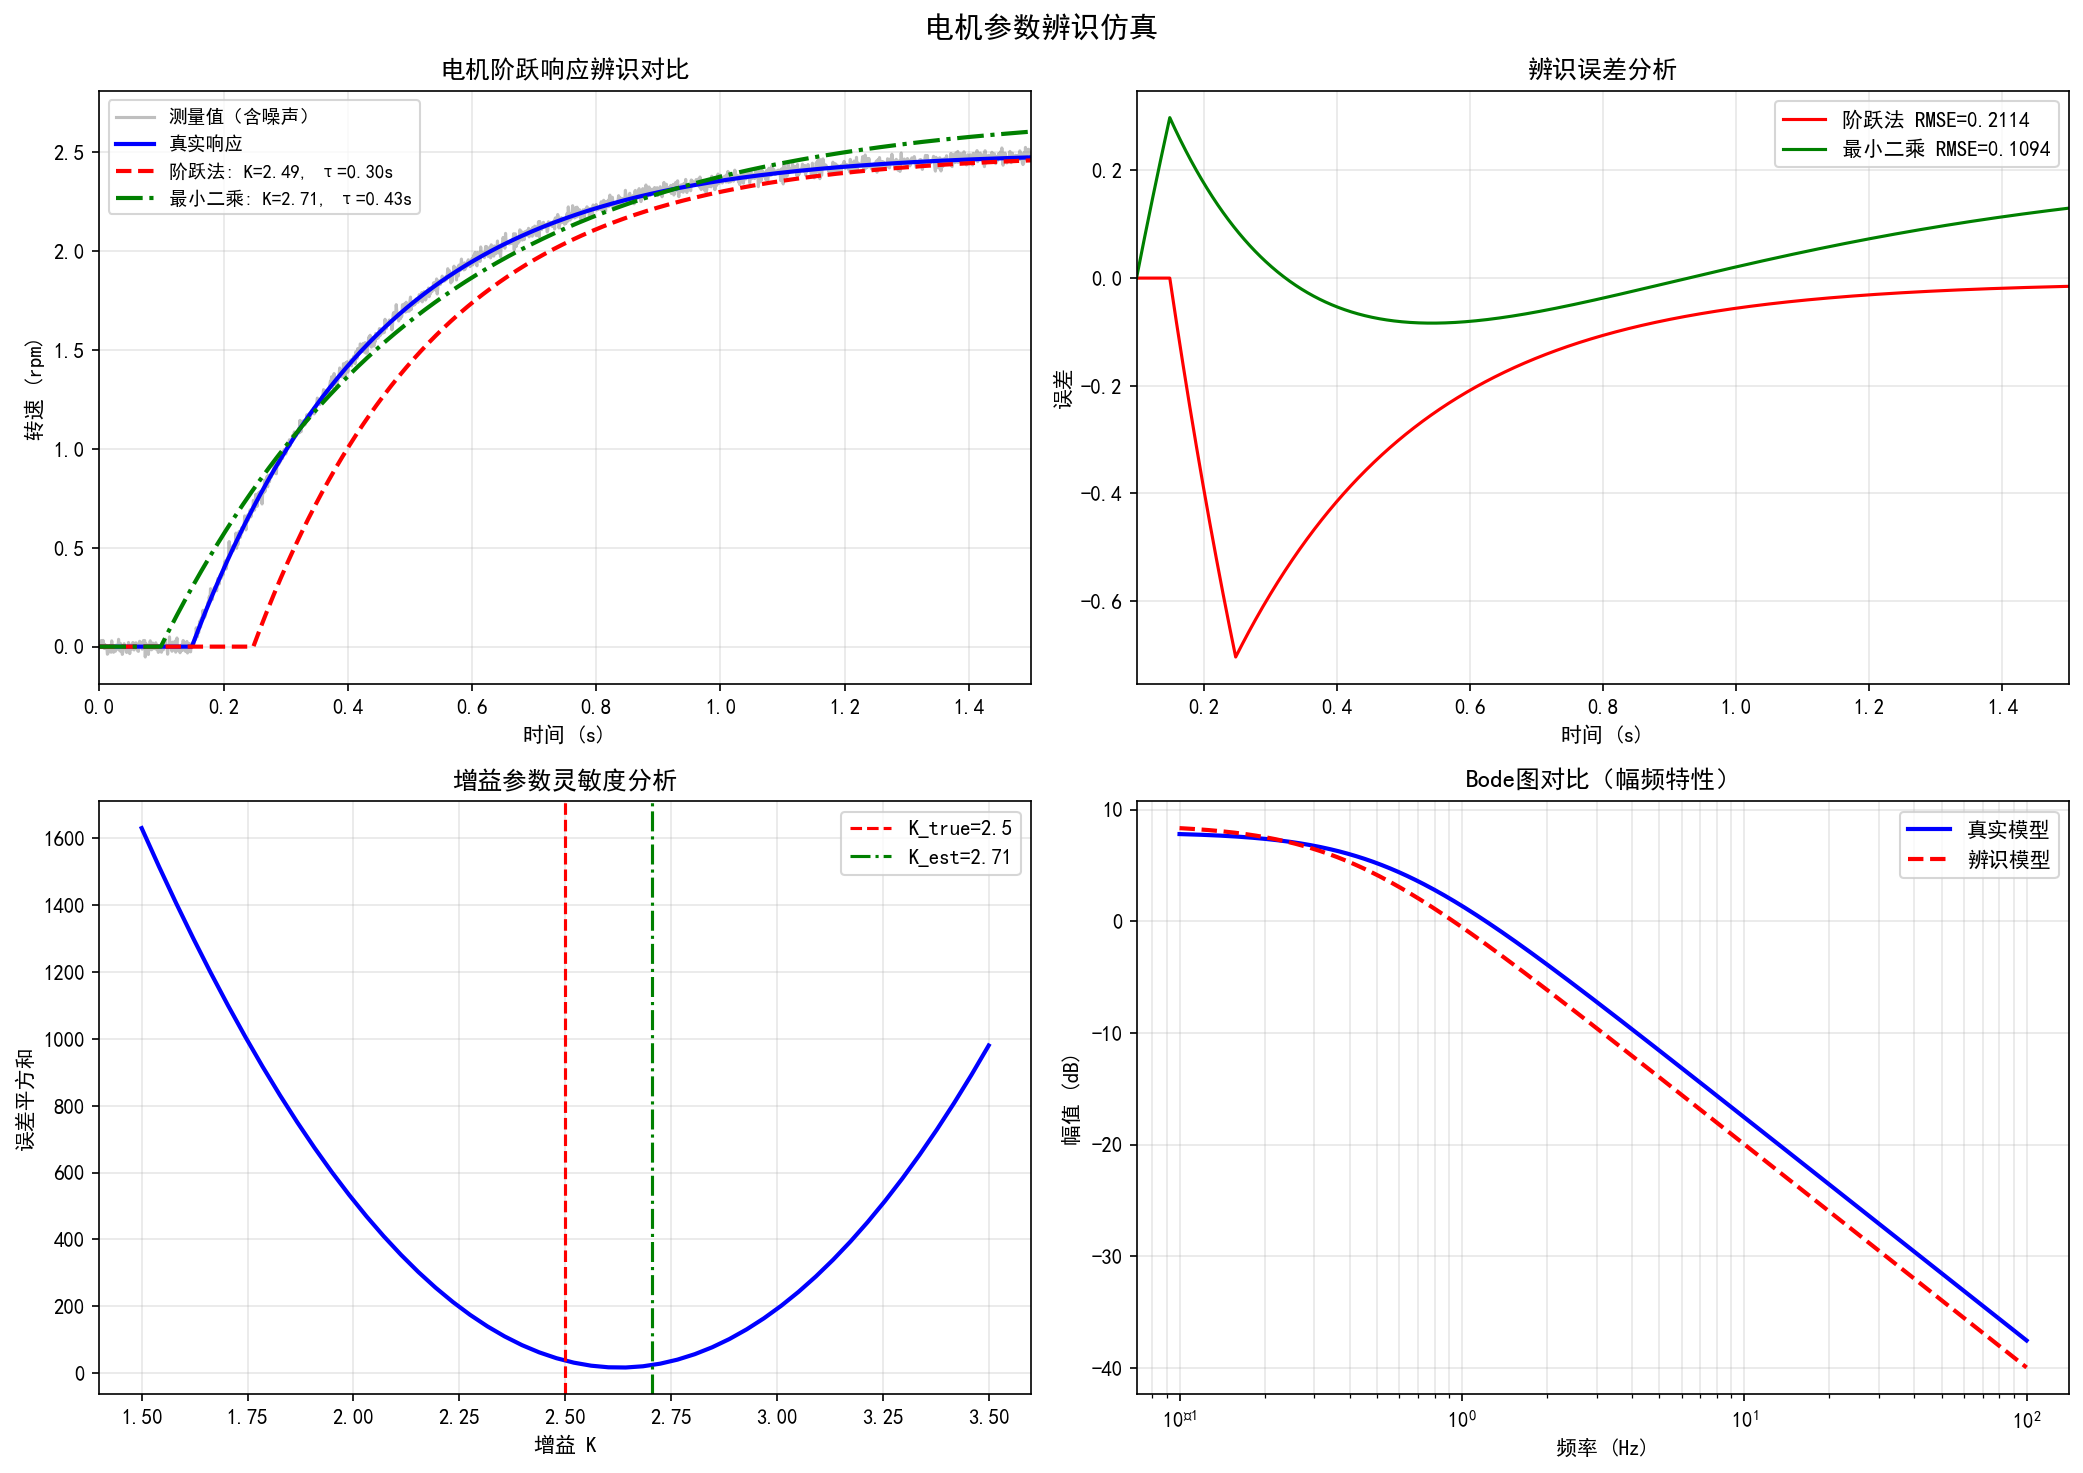

The script that saved this image:
"""
电机参数辨识仿真
方法：阶跃响应法 + 最小二乘法
应用场景：直流电机的传递函数参数辨识 K, tau, theta（增益、时间常数、延迟）
"""

import numpy as np
import matplotlib
matplotlib.use('Agg')
import matplotlib.pyplot as plt
import os
# scipy可能不可用，使用numpy实现最小二乘


def main():
    try:
        from scipy.optimize import least_squares
        HAS_SCIPY = True
    except ImportError:
        HAS_SCIPY = False

    plt.rcParams['font.sans-serif'] = ['SimHei', 'Microsoft YaHei']
    plt.rcParams['axes.unicode_minus'] = False

    # ============================================================
    # 1. 电机真实模型（一阶惯性+延迟）: G(s) = K * e^(-theta*s) / (tau*s + 1)
    # ============================================================
    K_true = 2.5      # 真实增益
    tau_true = 0.3     # 真实时间常数(s)
    theta_true = 0.05  # 真实延迟(s)

    dt = 0.001         # 采样周期(s)
    t_end = 2.0        # 仿真时长(s)
    t = np.arange(0, t_end, dt)

    # 阶跃输入（幅值1V）
    u = np.ones_like(t)
    u[t < 0.1] = 0  # 0.1s时施加阶跃

    # 模拟真实电机响应（带噪声）
    y_true = np.zeros_like(t)
    delay_steps = int(theta_true / dt)
    for i in range(1, len(t)):
        if i > delay_steps:
            y_true[i] = y_true[i-1] + dt/tau_true * (K_true * u[i-delay_steps] - y_true[i-1])

    np.random.seed(42)
    noise = np.random.normal(0, 0.02, len(t))  # 测量噪声
    y_measured = y_true + noise

    # ============================================================
    # 2. 阶跃响应法辨识（两点法）
    # ============================================================
    def step_response_identify(t, y, u_step=1.0):
        """
        阶跃响应两点法辨识一阶惯性+延迟模型
        y(t) = K*(1 - exp(-(t-theta)/tau)) * u_step
        """
        y_final = np.mean(y[-200:])           # 稳态值
        K_est = y_final / u_step               # 增益估计

        # 找到 y = 0.283*K 和 y = 0.632*K 对应的时间
        y_283 = 0.283 * y_final
        y_632 = 0.632 * y_final

        idx_283 = np.argmax(y > y_283)
        idx_632 = np.argmax(y > y_632)
        t_283 = t[idx_283]
        t_632 = t[idx_632]

        tau_est = 1.5 * (t_632 - t_283)
        theta_est = t_632 - tau_est

        return K_est, tau_est, max(theta_est, 0)

    K_s, tau_s, theta_s = step_response_identify(t, y_measured)
    print(f"[阶跃响应法] K={K_s:.3f}, tau={tau_s:.3f}s, theta={theta_s:.3f}s")
    print(f"  真实值:      K={K_true:.3f}, tau={tau_true:.3f}s, theta={theta_true:.3f}s")

    # ============================================================
    # 3. 最小二乘法辨识（ARX模型）
    # ============================================================
    def simulate_first_order(params, t, u, dt):
        """根据参数模拟一阶响应"""
        K, tau, theta = params
        y = np.zeros_like(t)
        delay_steps = max(int(theta / dt), 0)
        for i in range(1, len(t)):
            if i > delay_steps:
                y[i] = y[i-1] + dt/tau * (K * u[i-delay_steps] - y[i-1])
        return y

    def residual(params, t, u, y_meas, dt):
        """残差函数"""
        y_sim = simulate_first_order(params, t, u, dt)
        return y_sim - y_meas

    # 初始猜测
    x0 = [2.0, 0.2, 0.03]
    bounds_lo = [0.1, 0.01, 0.0]
    bounds_hi = [10.0, 2.0, 0.5]

    if HAS_SCIPY:
        result = least_squares(residual, x0, bounds=(bounds_lo, bounds_hi), args=(t, u, y_measured, dt))
        K_ls, tau_ls, theta_ls = result.x
    else:
        # 简单网格搜索替代最小二乘
        best_sse = float('inf')
        best_params = x0
        for K_try in np.linspace(bounds_lo[0], bounds_hi[0], 20):
            for tau_try in np.linspace(bounds_lo[1], bounds_hi[1], 20):
                for theta_try in np.linspace(bounds_lo[2], bounds_hi[2], 10):
                    y_try = simulate_first_order([K_try, tau_try, theta_try], t, u, dt)
                    sse = np.sum((y_try - y_measured)**2)
                    if sse < best_sse:
                        best_sse = sse
                        best_params = [K_try, tau_try, theta_try]
        K_ls, tau_ls, theta_ls = best_params
    print(f"[最小二乘法] K={K_ls:.3f}, tau={tau_ls:.3f}s, theta={theta_ls:.3f}s")

    # 用辨识结果重建响应
    y_step = simulate_first_order([K_s, tau_s, theta_s], t, u, dt)
    y_ls = simulate_first_order([K_ls, tau_ls, theta_ls], t, u, dt)

    # ============================================================
    # 4. 绘图
    # ============================================================
    fig, axes = plt.subplots(2, 2, figsize=(14, 10))

    # 图1：阶跃响应辨识对比
    ax = axes[0, 0]
    ax.plot(t, y_measured, 'gray', alpha=0.5, label='测量值（含噪声）')
    ax.plot(t, y_true, 'b-', linewidth=2, label='真实响应')
    ax.plot(t, y_step, 'r--', linewidth=2, label=f'阶跃法: K={K_s:.2f}, τ={tau_s:.2f}s')
    ax.plot(t, y_ls, 'g-.', linewidth=2, label=f'最小二乘: K={K_ls:.2f}, τ={tau_ls:.2f}s')
    ax.set_xlabel('时间 (s)')
    ax.set_ylabel('转速 (rpm)')
    ax.set_title('电机阶跃响应辨识对比')
    ax.legend(fontsize=9)
    ax.grid(True, alpha=0.3)
    ax.set_xlim([0, 1.5])

    # 图2：辨识误差
    ax = axes[0, 1]
    err_step = y_step - y_true
    err_ls = y_ls - y_true
    ax.plot(t, err_step, 'r-', label=f'阶跃法 RMSE={np.sqrt(np.mean(err_step**2)):.4f}')
    ax.plot(t, err_ls, 'g-', label=f'最小二乘 RMSE={np.sqrt(np.mean(err_ls**2)):.4f}')
    ax.set_xlabel('时间 (s)')
    ax.set_ylabel('误差')
    ax.set_title('辨识误差分析')
    ax.legend()
    ax.grid(True, alpha=0.3)
    ax.set_xlim([0.1, 1.5])

    # 图3：参数灵敏度分析
    ax = axes[1, 0]
    K_range = np.linspace(1.5, 3.5, 50)
    sse_K = []
    for K_try in K_range:
        y_try = simulate_first_order([K_try, tau_ls, theta_ls], t, u, dt)
        sse_K.append(np.sum((y_try - y_measured)**2))
    ax.plot(K_range, sse_K, 'b-', linewidth=2)
    ax.axvline(K_true, color='r', linestyle='--', label=f'K_true={K_true}')
    ax.axvline(K_ls, color='g', linestyle='-.', label=f'K_est={K_ls:.2f}')
    ax.set_xlabel('增益 K')
    ax.set_ylabel('误差平方和')
    ax.set_title('增益参数灵敏度分析')
    ax.legend()
    ax.grid(True, alpha=0.3)

    # 图4：Bode图对比
    ax = axes[1, 1]
    freq = np.logspace(-1, 2, 500)
    omega = 2 * np.pi * freq

    def bode_first_order(K, tau, theta, omega):
        """一阶+延迟系统的Bode图数据"""
        mag = K / np.sqrt(1 + (omega * tau)**2)
        phase = -np.arctan(omega * tau) - omega * theta
        return 20 * np.log10(mag), np.degrees(phase)

    mag_true, phase_true = bode_first_order(K_true, tau_true, theta_true, omega)
    mag_est, phase_est = bode_first_order(K_ls, tau_ls, theta_ls, omega)

    ax.semilogx(freq, mag_true, 'b-', linewidth=2, label='真实模型')
    ax.semilogx(freq, mag_est, 'r--', linewidth=2, label='辨识模型')
    ax.set_xlabel('频率 (Hz)')
    ax.set_ylabel('幅值 (dB)')
    ax.set_title('Bode图对比（幅频特性）')
    ax.legend()
    ax.grid(True, alpha=0.3, which='both')

    plt.suptitle('电机参数辨识仿真', fontsize=14, fontweight='bold')
    plt.tight_layout()
    plt.savefig(os.path.join(os.path.dirname(os.path.abspath(__file__)), 'motor_identification.png'), dpi=150, bbox_inches='tight')
    print("图表已保存: motor_identification.png")
    plt.close('all')



if __name__ == '__main__':
    main()
